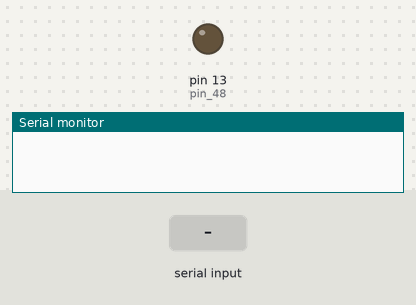
A sketch run on a simulated Arduino Mega 2560, built with avr-gcc and run on an emulated ATmega2560. Parts: output pins drawn as LEDs (lit = HIGH), the last lines printed to the serial monitor. Inputs (shaded band) come from the test bench.

Above: at 1.2 s.
1.3 s: "H" received over the second serial link
At 1.8 s:
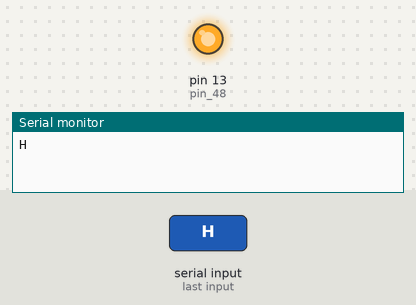
2.8 s: "1" received over the second serial link
At 4.2 s:
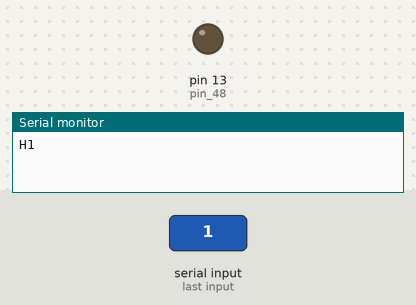
Timing chart, 0 to 5.8 s (numbered marks = the images above; inputs shaded):
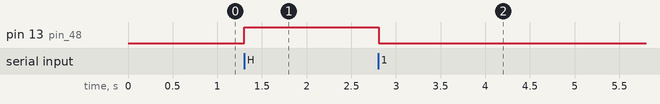

The sketch:

Bluetooth_Prueba.ino
```cpp
char val; // variable to receive data from the serial port


void setup() {

  pinMode(LED_BUILTIN, OUTPUT);  // pin 48 (on-board LED) as OUTPUT
  Serial.begin(9600);       // start serial communication at 9600bps
  Serial2.begin(9600);
}

void loop() {


  if( Serial2.available() )       // if data is available to read
  {
    val = Serial2.read();         // read it and store it in 'val'
    Serial.print(val);
  }
  if( val == 'H' )               // if 'H' was received
  {
    digitalWrite(LED_BUILTIN, HIGH);  // turn ON the LED
  } else {
    digitalWrite(LED_BUILTIN, LOW);   // otherwise turn it OFF
  }
  delay(10);                    // wait 100ms for next reading


}
```

Measured:
- after the input at 1.3 s, pin 13 (pin_48): LOW → HIGH at once
- after the input at 2.8 s, pin 13 (pin_48): HIGH → LOW at once
